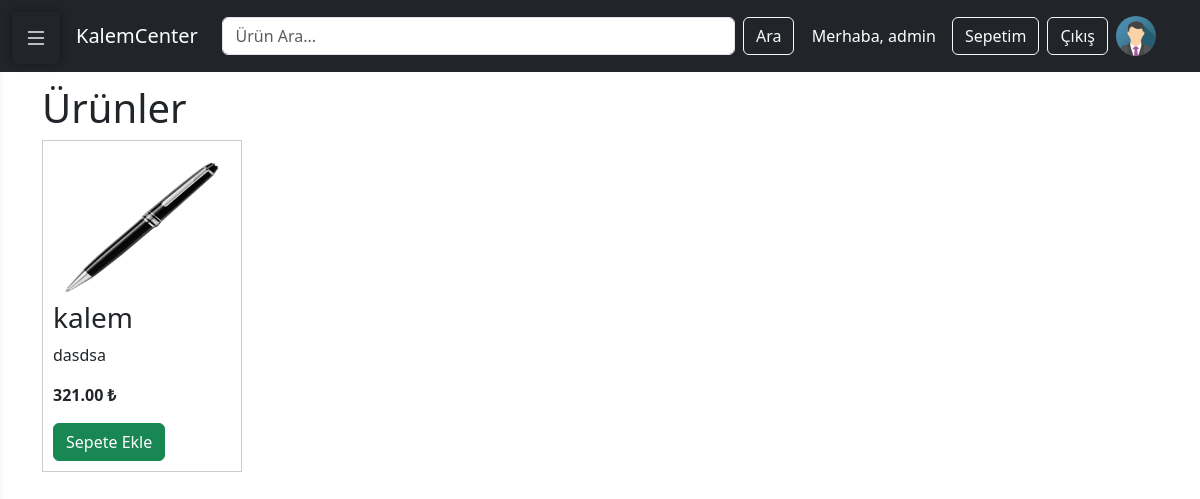
Page /product/list/ (signed in) on the committed database.
### main/models.py (models this page shows, shortened)
class UserProfile(models.Model):
    user = models.OneToOneField(User, on_delete=models.CASCADE)
    avatar = models.ImageField(upload_to='avatars/' , default='avatars/default.png' ,null=True, blank=True)

class Product(models.Model):
    name = models.CharField(max_length=100)
    description= models.TextField()
    price = models.DecimalField(max_digits=8, decimal_places=2)
    image = models.ImageField(upload_to='product_images/', blank=True, null=True)
    stock= models.PositiveIntegerField(default=0)
    category= models.ForeignKey(Category, on_delete=models.CASCADE, related_name='products')
    created_at=models.DateTimeField(auto_now_add=True)

### main/views.py (the view)
# urls.py: path('product/list/', views.product_list, name='product_list'),
def product_list(request):
    products = Product.objects.all()
    return render(request, 'main/product_list.html', {'products':products})

### main/context_processors.py (called while the page is built)
def categories_processor(request):
    categories = Category.objects.all()
    return {
        'categories': categories,
    }

### main/Templates/main/product_list.html
{% extends 'main/base.html' %}
{% block content %}
<h1>Ürünler</h1>
<div style="display: flex; flex-wrap: wrap; gap: 20px;">
    {% for product in products %}
    <div style="border: 1px solid #ccc; padding: 10px; width: 200px;">
        {% if product.image %}
          <a href="{%url 'product_detail' product.id%}"><img src="{{ product.image.url }}" width="100%" height="150"></a>
        {% endif %}
        <h3>{{ product.name }}</h3>
        <p>{{ product.description|truncatechars:50 }}</p>
        <p><strong>{{ product.price }} ₺</strong></p>
        {%if user.is_authenticated%}
        <a href="{% url 'add_to_cart' product.id %}" class="btn btn-success">Sepete Ekle</a>
        {%else%}
        <a href="{%url 'login'%}" class="btn btn-success">Sepete Ekle</a>
        {%endif%}
    </div>
    {% endfor %}
</div>
{% endblock %}

### main/Templates/main/base.html (shortened to what this page needs)
<!DOCTYPE html>
<html lang="tr">
<head>
  <link href="https://cdn.jsdelivr.net/npm/bootstrap@5.3.3/dist/css/bootstrap.min.css" rel="stylesheet">
  <link href="https://cdn.jsdelivr.net/npm/bootstrap-icons@1.10.5/font/bootstrap-icons.css" rel="stylesheet">
  {% load static %}
</head>
<body>
<button class="btn btn-outline-light" id="sidebarToggle">
  <i class="bi bi-list"></i>
</button>
<nav class="navbar navbar-expand-lg navbar-dark bg-dark fixed-top p-3" style="z-index: 1040;">
  <div class="container-fluid">
    <a class="navbar-brand ms-5" href="{% url 'home' %}">KalemCenter</a>
    <form method="GET" action="{% url 'product_search' %}" class="mx-auto w-50 d-flex" role="search">
      <input class="form-control me-2" type="search" name="q" placeholder="Ürün Ara..." aria-label="Search">
      <button class="btn btn-outline-light" type="submit">Ara</button>
    </form>
    <div class="d-flex align-items-center ms-auto">
      {% if user.is_authenticated %}
        <span class="text-white me-3">Merhaba, {{ user.username }}</span>
        <a href="{% url 'cart_detail' %}" class="btn btn-outline-light me-2">Sepetim</a>
        <a class="btn btn-outline-light me-2" href="{% url 'logout' %}">Çıkış</a>
        <a href="{% url 'profile' %}" class="d-block me-3" style="width:40px; height:40px;">
          {% if user.userprofile.avatar %}
            <img src="{{ user.userprofile.avatar.url }}" alt="Profil" class="rounded-circle" style="width:40px; height:40px; object-fit: cover;">
          {% else %}
            <img src="{% static 'default-avatar.png' %}" alt="Profil" class="rounded-circle" style="width:40px; height:40px; object-fit: cover;">
          {% endif %}
        </a>
      {% else %}
        <a class="btn btn-outline-light me-2" href="{% url 'login' %}">Giriş Yap</a>
        <a class="btn btn-outline-light" href="{% url 'signup' %}">Kayıt Ol</a>
      {% endif %}
    </div>
  </div>
</nav>
<div id="main-content" class="container mt-4">
  {% block content %}
  {% endblock %}
</div>
</body>
</html>

### main/Templates/main/base.html (style rules this page uses)
body { overflow-x: hidden; }
#main-content { transition: margin-left 0.3s ease; padding-top: 60px; }
#sidebarToggle { position: fixed; top: 12px; left: 12px; z-index: 1100; border: none; padding: 8px 12px; font-size: 1.5rem; border-radius: 6px; cursor: pointer; backdrop-filter: blur(4px); box-shadow: 0 0 8px rgba(0, 0, 0, 0.4); }

### rows in the picture
Product: image (picture), name "kalem", description "dasdsa", price "321.00"

### other values in the picture
{{ user.username }} "admin"
